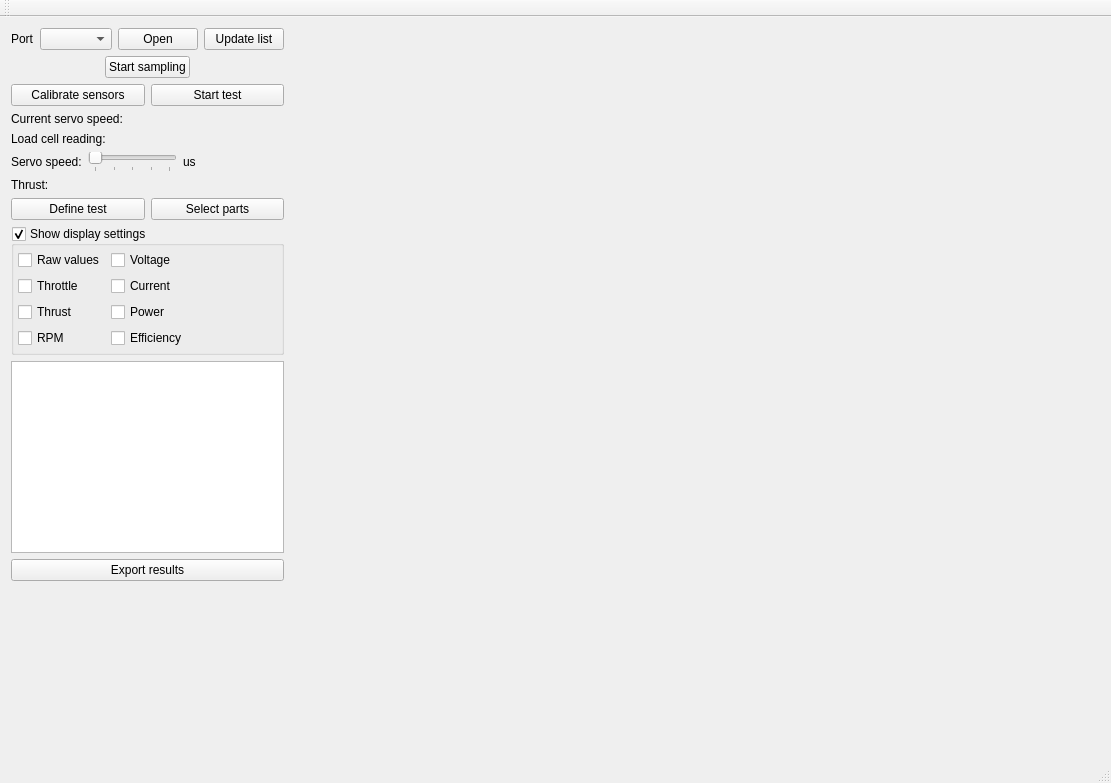
<?xml version="1.0" encoding="UTF-8"?>
<ui version="4.0">
 <class>MainWindow</class>
 <widget class="QMainWindow" name="MainWindow">
  <property name="geometry">
   <rect>
    <x>0</x>
    <y>0</y>
    <width>1111</width>
    <height>783</height>
   </rect>
  </property>
  <property name="windowTitle">
   <string>Thrust Tester</string>
  </property>
  <widget class="QWidget" name="centralWidget">
   <layout class="QHBoxLayout" name="horizontalLayout" stretch="0,1">
    <item>
     <layout class="QVBoxLayout" name="verticalLayout">
      <item>
       <layout class="QHBoxLayout" name="horizontalLayout_2">
        <item>
         <widget class="QLabel" name="label">
          <property name="sizePolicy">
           <sizepolicy hsizetype="Minimum" vsizetype="Preferred">
            <horstretch>0</horstretch>
            <verstretch>0</verstretch>
           </sizepolicy>
          </property>
          <property name="text">
           <string>Port</string>
          </property>
         </widget>
        </item>
        <item>
         <widget class="QComboBox" name="portListComboBox">
          <property name="sizePolicy">
           <sizepolicy hsizetype="Expanding" vsizetype="Fixed">
            <horstretch>0</horstretch>
            <verstretch>0</verstretch>
           </sizepolicy>
          </property>
          <property name="maximumSize">
           <size>
            <width>16777215</width>
            <height>16777215</height>
           </size>
          </property>
         </widget>
        </item>
        <item>
         <widget class="QPushButton" name="connectButton">
          <property name="text">
           <string>Open</string>
          </property>
         </widget>
        </item>
        <item>
         <widget class="QPushButton" name="updatePortListButton">
          <property name="text">
           <string>Update list</string>
          </property>
         </widget>
        </item>
       </layout>
      </item>
      <item>
       <layout class="QHBoxLayout" name="horizontalLayout_6">
        <item>
         <spacer name="horizontalSpacer_2">
          <property name="orientation">
           <enum>Qt::Horizontal</enum>
          </property>
          <property name="sizeHint" stdset="0">
           <size>
            <width>40</width>
            <height>20</height>
           </size>
          </property>
         </spacer>
        </item>
        <item>
         <widget class="QPushButton" name="sampleButton">
          <property name="text">
           <string>Start sampling</string>
          </property>
         </widget>
        </item>
        <item>
         <spacer name="horizontalSpacer_3">
          <property name="orientation">
           <enum>Qt::Horizontal</enum>
          </property>
          <property name="sizeHint" stdset="0">
           <size>
            <width>40</width>
            <height>20</height>
           </size>
          </property>
         </spacer>
        </item>
       </layout>
      </item>
      <item>
       <layout class="QHBoxLayout" name="horizontalLayout_4">
        <item>
         <widget class="QPushButton" name="calibrationButton">
          <property name="text">
           <string>Calibrate sensors</string>
          </property>
         </widget>
        </item>
        <item>
         <widget class="NoFocusButton" name="testButton">
          <property name="text">
           <string>Start test</string>
          </property>
         </widget>
        </item>
       </layout>
      </item>
      <item>
       <widget class="QLabel" name="currentServoSpeedLabel">
        <property name="text">
         <string>Current servo speed:</string>
        </property>
       </widget>
      </item>
      <item>
       <widget class="QLabel" name="loadCellReadingLabel">
        <property name="enabled">
         <bool>true</bool>
        </property>
        <property name="text">
         <string>Load cell reading:</string>
        </property>
       </widget>
      </item>
      <item>
       <layout class="QHBoxLayout" name="horizontalLayout_3">
        <item>
         <widget class="QLabel" name="servoSpeedSettingLabel">
          <property name="text">
           <string>Servo speed:</string>
          </property>
         </widget>
        </item>
        <item>
         <widget class="QSlider" name="servoSpeedSettingSlider">
          <property name="maximumSize">
           <size>
            <width>200</width>
            <height>16777215</height>
           </size>
          </property>
          <property name="minimum">
           <number>1000</number>
          </property>
          <property name="maximum">
           <number>2000</number>
          </property>
          <property name="orientation">
           <enum>Qt::Horizontal</enum>
          </property>
          <property name="tickPosition">
           <enum>QSlider::TicksBelow</enum>
          </property>
          <property name="tickInterval">
           <number>250</number>
          </property>
         </widget>
        </item>
        <item>
         <widget class="QLabel" name="servoSpeedSetting">
          <property name="text">
           <string>us</string>
          </property>
         </widget>
        </item>
        <item>
         <spacer name="horizontalSpacer">
          <property name="orientation">
           <enum>Qt::Horizontal</enum>
          </property>
          <property name="sizeHint" stdset="0">
           <size>
            <width>40</width>
            <height>20</height>
           </size>
          </property>
         </spacer>
        </item>
       </layout>
      </item>
      <item>
       <widget class="QLabel" name="thrustLabel">
        <property name="text">
         <string>Thrust:</string>
        </property>
       </widget>
      </item>
      <item>
       <layout class="QHBoxLayout" name="horizontalLayout_5">
        <item>
         <widget class="QPushButton" name="setupTestButton">
          <property name="text">
           <string>Define test</string>
          </property>
         </widget>
        </item>
        <item>
         <widget class="QPushButton" name="partsSetupButton">
          <property name="text">
           <string>Select parts</string>
          </property>
         </widget>
        </item>
       </layout>
      </item>
      <item>
       <layout class="QVBoxLayout" name="verticalLayout_3">
        <item>
         <widget class="QGroupBox" name="displaySettingsGroupBox">
          <property name="styleSheet">
           <string notr="true"/>
          </property>
          <property name="title">
           <string>Show display settings</string>
          </property>
          <property name="flat">
           <bool>false</bool>
          </property>
          <property name="checkable">
           <bool>true</bool>
          </property>
          <layout class="QFormLayout" name="formLayout">
           <property name="margin">
            <number>4</number>
           </property>
           <item row="0" column="0">
            <widget class="QCheckBox" name="displayRawCheckBox">
             <property name="text">
              <string>Raw values</string>
             </property>
            </widget>
           </item>
           <item row="1" column="0">
            <widget class="QCheckBox" name="displayThrottleCheckBox">
             <property name="styleSheet">
              <string notr="true"/>
             </property>
             <property name="text">
              <string>Throttle</string>
             </property>
            </widget>
           </item>
           <item row="2" column="0">
            <widget class="QCheckBox" name="displayThrustCheckBox">
             <property name="styleSheet">
              <string notr="true"/>
             </property>
             <property name="text">
              <string>Thrust</string>
             </property>
            </widget>
           </item>
           <item row="0" column="1">
            <widget class="QCheckBox" name="displayVoltageCheckBox">
             <property name="styleSheet">
              <string notr="true"/>
             </property>
             <property name="text">
              <string>Voltage</string>
             </property>
            </widget>
           </item>
           <item row="1" column="1">
            <widget class="QCheckBox" name="displayCurrentCheckBox">
             <property name="styleSheet">
              <string notr="true"/>
             </property>
             <property name="text">
              <string>Current</string>
             </property>
            </widget>
           </item>
           <item row="2" column="1">
            <widget class="QCheckBox" name="displayPowerCheckBox">
             <property name="styleSheet">
              <string notr="true"/>
             </property>
             <property name="text">
              <string>Power</string>
             </property>
            </widget>
           </item>
           <item row="3" column="1">
            <widget class="QCheckBox" name="displayEfficiencyCheckBox">
             <property name="styleSheet">
              <string notr="true"/>
             </property>
             <property name="text">
              <string>Efficiency</string>
             </property>
            </widget>
           </item>
           <item row="3" column="0">
            <widget class="QCheckBox" name="displayRPMCheckBox">
             <property name="styleSheet">
              <string notr="true"/>
             </property>
             <property name="text">
              <string>RPM</string>
             </property>
            </widget>
           </item>
          </layout>
         </widget>
        </item>
       </layout>
      </item>
      <item>
       <widget class="QTextBrowser" name="logTextBrowser"/>
      </item>
      <item>
       <widget class="QPushButton" name="exportResultsButton">
        <property name="text">
         <string>Export results</string>
        </property>
       </widget>
      </item>
      <item>
       <spacer name="verticalSpacer">
        <property name="orientation">
         <enum>Qt::Vertical</enum>
        </property>
        <property name="sizeType">
         <enum>QSizePolicy::Expanding</enum>
        </property>
        <property name="sizeHint" stdset="0">
         <size>
          <width>20</width>
          <height>40</height>
         </size>
        </property>
       </spacer>
      </item>
     </layout>
    </item>
    <item>
     <layout class="QVBoxLayout" name="verticalLayout_2">
      <item>
       <widget class="Canvas" name="liveGraphWidget" native="true">
        <property name="sizePolicy">
         <sizepolicy hsizetype="Expanding" vsizetype="Expanding">
          <horstretch>0</horstretch>
          <verstretch>0</verstretch>
         </sizepolicy>
        </property>
       </widget>
      </item>
     </layout>
    </item>
   </layout>
  </widget>
  <widget class="QMenuBar" name="menuBar">
   <property name="geometry">
    <rect>
     <x>0</x>
     <y>0</y>
     <width>1111</width>
     <height>25</height>
    </rect>
   </property>
  </widget>
  <widget class="QToolBar" name="mainToolBar">
   <attribute name="toolBarArea">
    <enum>TopToolBarArea</enum>
   </attribute>
   <attribute name="toolBarBreak">
    <bool>false</bool>
   </attribute>
  </widget>
  <widget class="QStatusBar" name="statusBar"/>
 </widget>
 <layoutdefault spacing="6" margin="11"/>
 <customwidgets>
  <customwidget>
   <class>Canvas</class>
   <extends>QWidget</extends>
   <header>Canvas.h</header>
   <container>1</container>
  </customwidget>
  <customwidget>
   <class>NoFocusButton</class>
   <extends>QPushButton</extends>
   <header>NoFocusButton.h</header>
  </customwidget>
 </customwidgets>
 <resources/>
 <connections/>
</ui>
